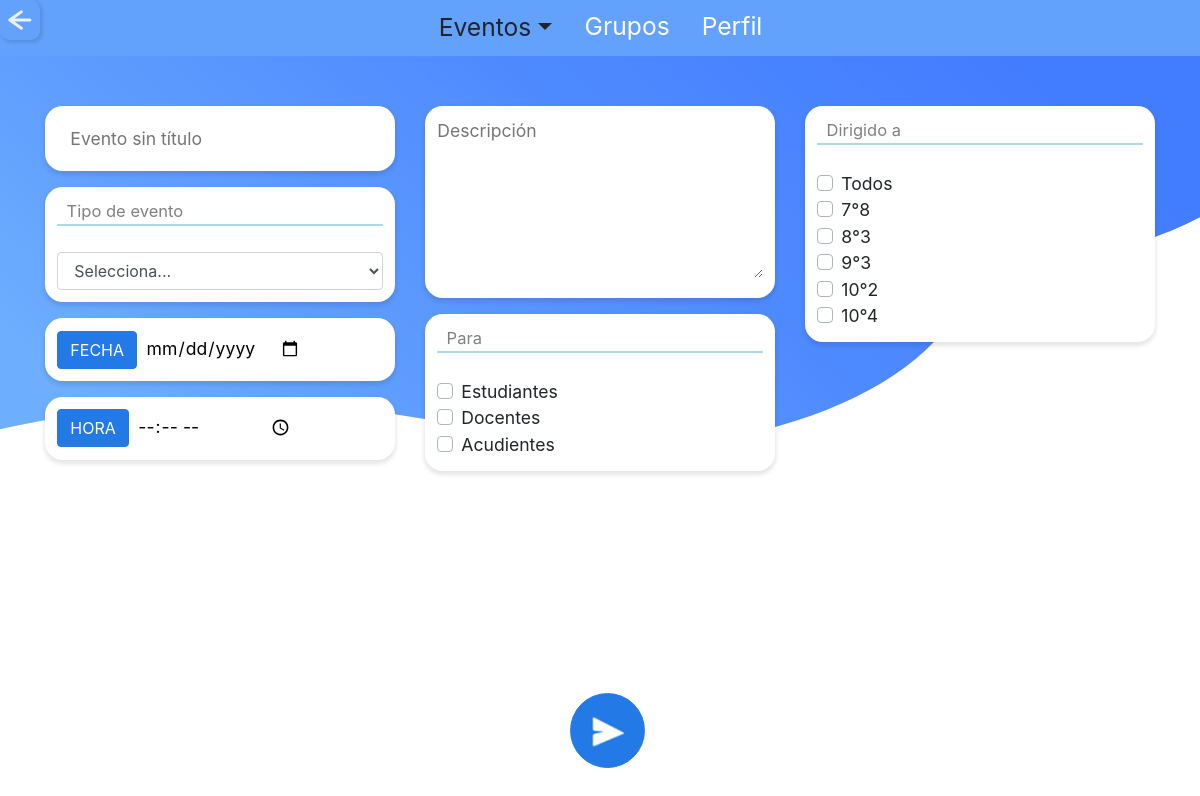
The page /admin/nuevo_evento.php (signed in) on the database as committed earlier.
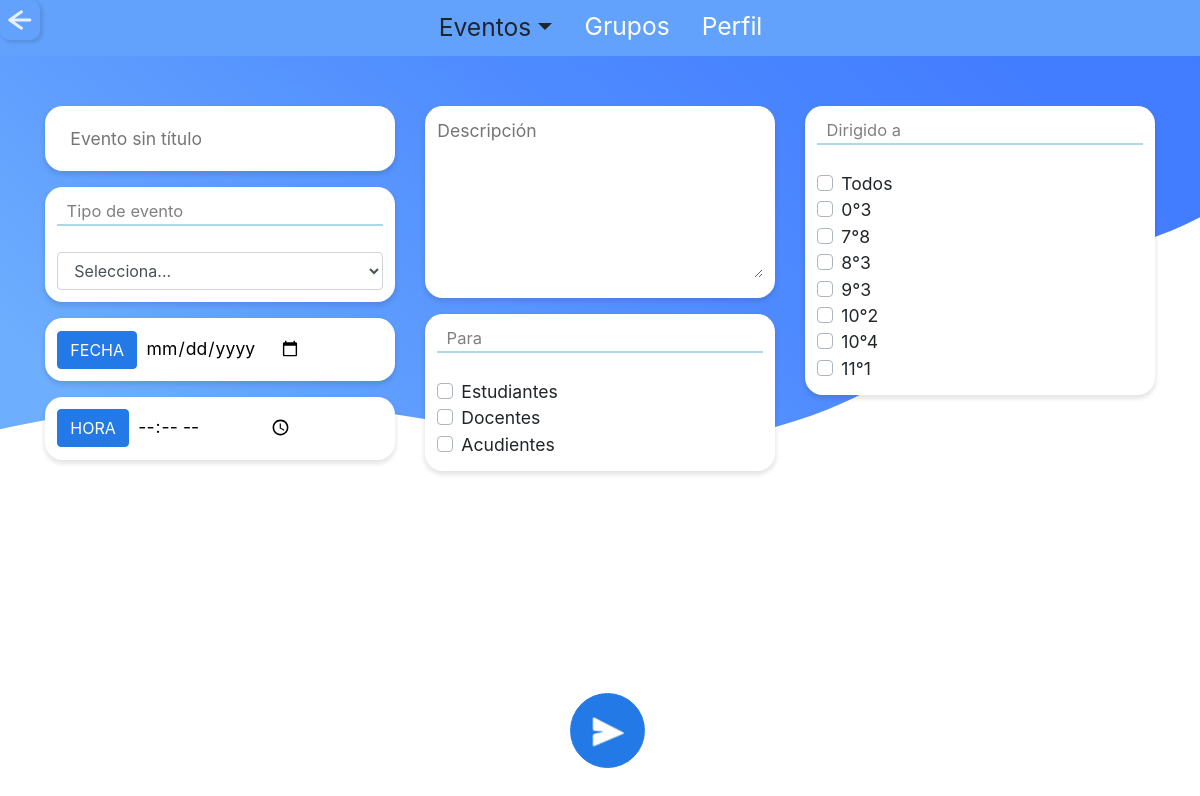
The same page on the database as committed later.
### tables this page shows
CREATE TABLE `tbl_grupo` (
  `codigo_g` varchar(10) NOT NULL,
  `grado_g` int(11) NOT NULL,
  `grupo_g` varchar(3) NOT NULL,
  `id_jornada` varchar(3) NOT NULL
);

### admin/nuevo_evento.php (the view, shortened to what this page needs)
<?php
  include "../php/conexion.php";
  include "../php/variables.php";
?>
<!doctype html>
<html>
  <head>
  <?php
    $title="Administrador | SchoolTime";
    echo Links($title);
    ?>
  </head>
  <body >
  <?php
    $titulo="eventos";
    echo Eventos($titulo); ?>
<br>
<br>
<br>
<br>
<form action="../php/cod_registro2.php" method="post" onsubmit="return validar(this);">
<div class="container margen">
  <div class="row">
    <div class="col-sm">
        <div class="center nuevo_evento">
            <input list="titulo_e" type="text" class="titulo_evento" name="titulo_e" autocomplete="off" placeholder="Evento sin título" required>
        </div>
   <div class="nuevo_evento">
    <div class="linea_azul">&nbsp;&nbsp;Tipo de evento</div><br>
    <select name="tipo_e" class="form-control" required>
        <option selected>Selecciona...</option>
      </select>
</div>
        <div class="nuevo_evento">
    <button type="button" class="btn btn-blue">FECHA</button>
    <input class="fecha" type="date" name="fecha_e" required>
   </div>
   <div class="nuevo_evento">
    <button type="button" class="btn btn-blue">HORA</button>
    <input class="fecha" type="time" name="hora_e" required>
   </div>
    </div>
    <div class="col-sm">
  <div class="nuevo_evento ">
    <textarea class="descrip" name="descripcion_e" placeholder="Descripción" required></textarea>
  </div>
<div class="nuevo_evento">
 <div class="linea_azul">&nbsp;&nbsp;Para</div><br>
 <div class="custom-control custom-checkbox">
<label class="custom-control-label" for="e">Estudiantes</label>
</div>
<div class="custom-control custom-checkbox">
<label class="custom-control-label" for="a">Docentes</label>
</div>
<div class="custom-control custom-checkbox">
<label class="custom-control-label" for="ac">Acudientes</label>
</div>
</div>
    </div>
    <div class="col-sm">
  <div class="nuevo_evento">
 <div class="linea_azul">&nbsp;&nbsp;Dirigido a</div><br>
<div class="custom-control custom-checkbox">
<label class="custom-control-label" for="Marcar">Todos</label>
</div>
<?php
$query="SELECT * FROM tbl_grupo ORDER BY grado_g";
$resultado=$conexion->query($query);
while ($row=$resultado->fetch_assoc()){
?>
<?php
if( $row['grado_g']!=null){
?>
<div class="custom-control custom-checkbox">
<label class="custom-control-label" for="<?php echo $row['codigo_g']?>"><?php echo $row['grado_g']?>°<?php echo $row['grupo_g']?></label>
</div>
<?php
}
?>
<?php
}
?>
</div>
    </div>
  </div>
</div>
<center>
  <div class="form-check form-check-inline">
  <input class="btn_nuevo_evn" type="submit" value="" name="registrar" >
  </div>
  </center>
</form>
  </body>
</html>

Rows that differ between the two databases and show on the page:
added tbl_grupo: grado_g "0", grupo_g "3"
added tbl_grupo: grado_g "11", grupo_g "1"
